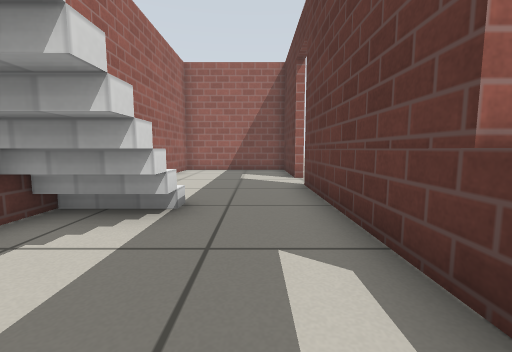
view 1 (above)

22 first-person views from a walk through a robot-simulator world made for Gazebo. The camera is 0.5 m above the floor, tilts 6° down and sees 90° across. The floor is counted in squares, 0.5 m on a side. Each view is taken from the middle of a square. On the plan, view 1 faces up. The plan holds only what a view shows up to about 11 squares ahead; the rest is blank. The place goes on beyond the plan. Simple patterns stand in for the simulator's built-in surfaces.

view 2
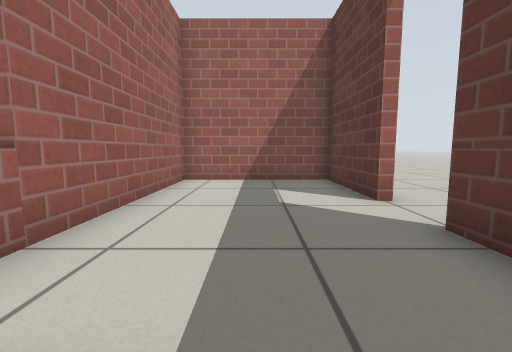

view 3
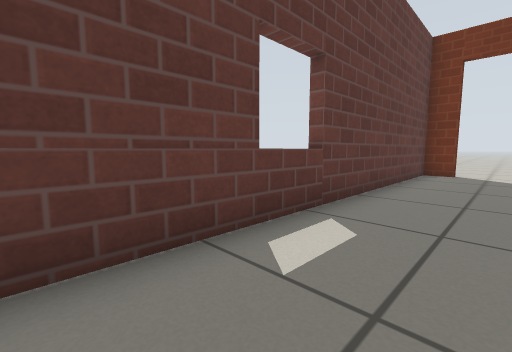

view 4
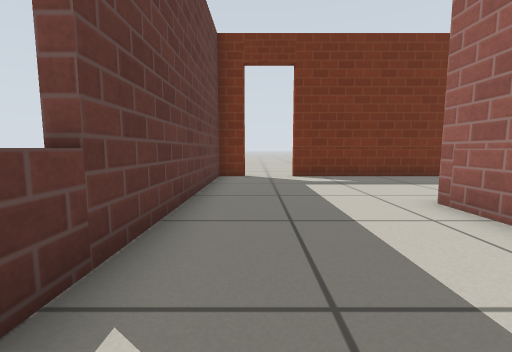

view 5
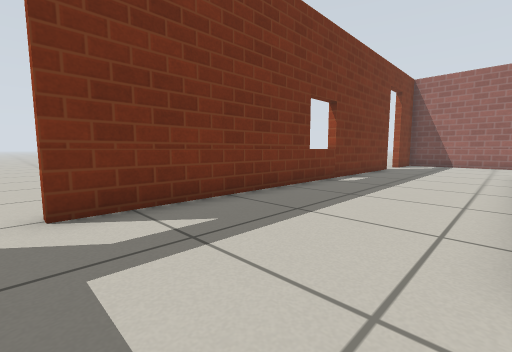

view 6
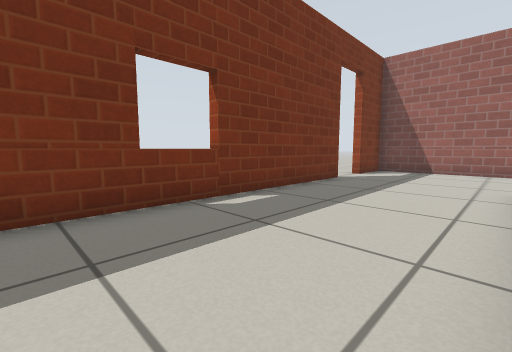

view 7
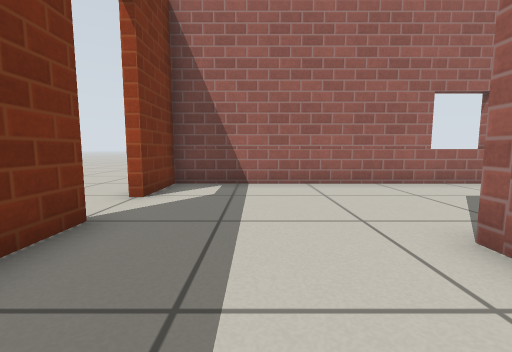

view 8
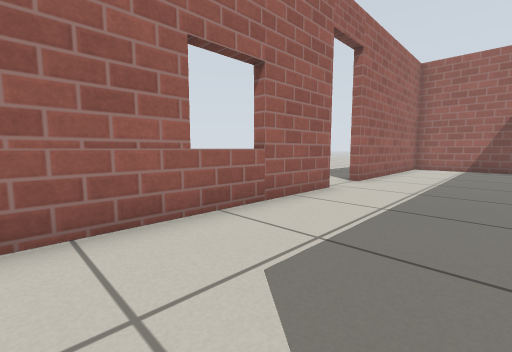

view 9
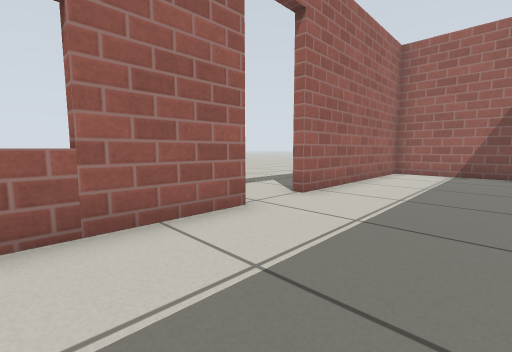

view 10
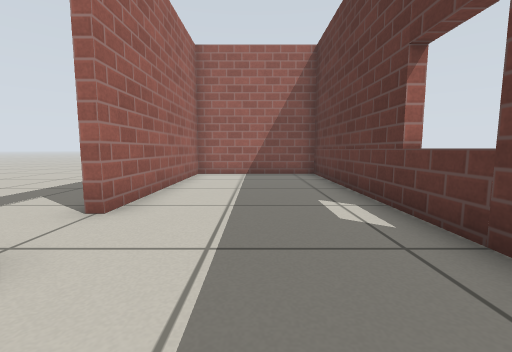

view 11
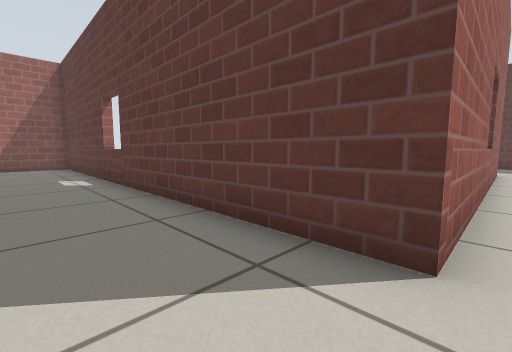

view 12
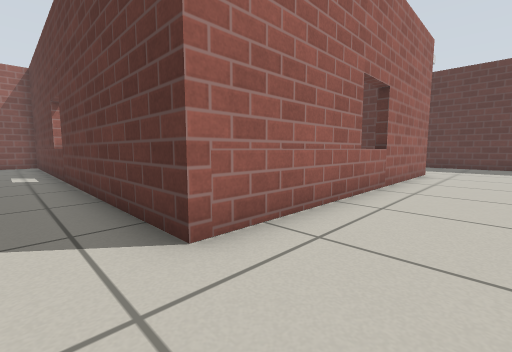

view 13
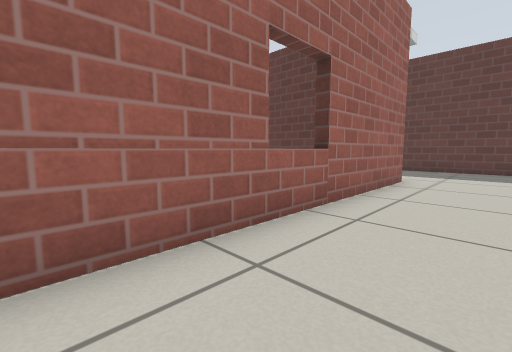

view 14
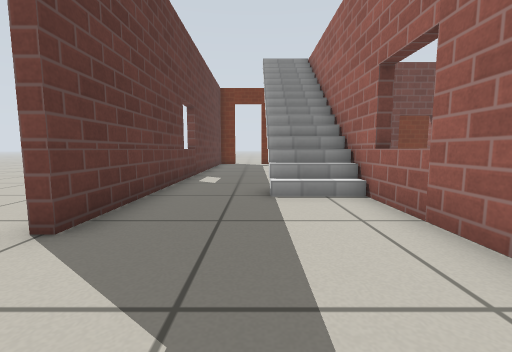

view 15
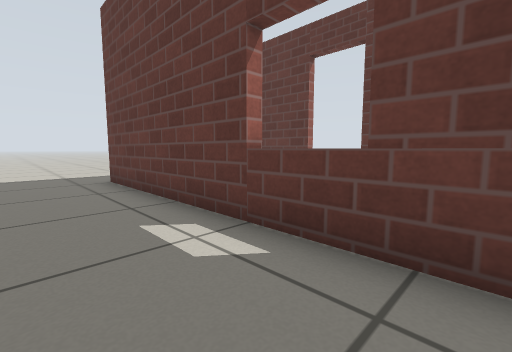

view 16
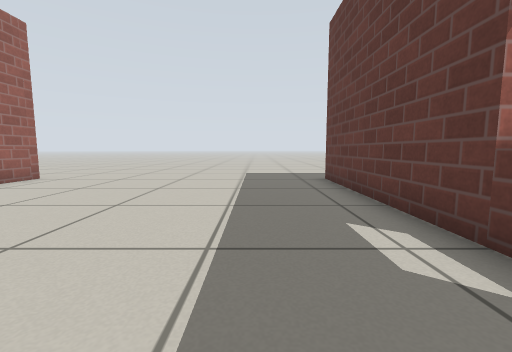

view 17
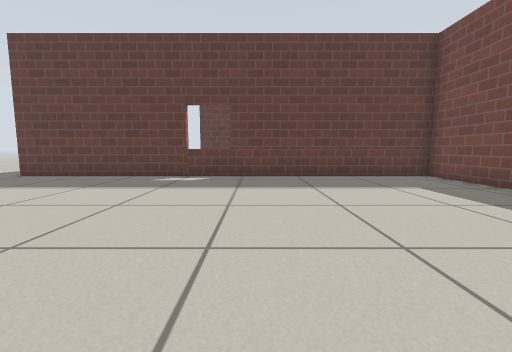

view 18
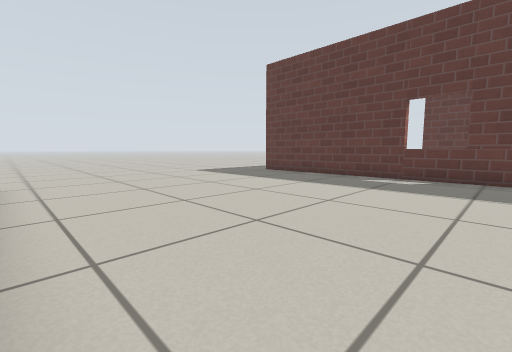

view 19
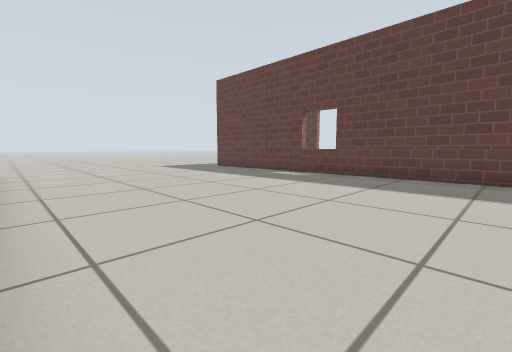

view 20
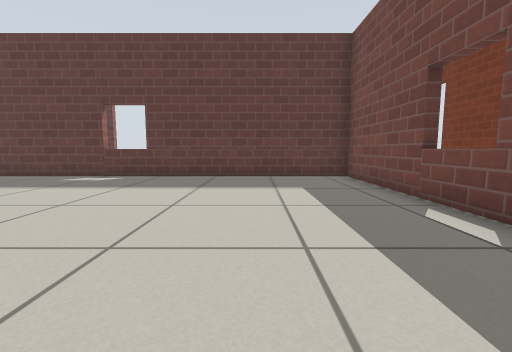

view 21
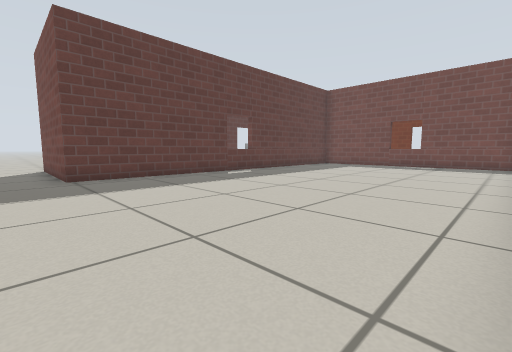

view 22
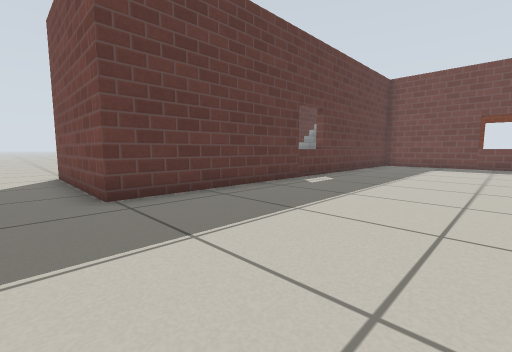

### Floor plan
Points are (right, up) in squares from view 1. A wall is a line through its corners. A room is listed if a view was taken in it or the views show most of it. See-through windows are left out.
Room 1 (views 1, 2, 3, 4, 5, 6, 7, 8, 9, 10, 11, 12, 13, 14)
walls: (-7.8, -2.8) (-7.8, -2.3); (-3.4, -1.3) (-3.4, -2.7) (-13.6, -2.7) (-13.6, 12.4) (-18.3, 12.4) (-18.3, 5.9); (-14.5, -7.3) (-1.4, -7.3); (-3.8, 4.9) (-3.3, 4.9); (-18.2, 1.6) (-18.7, 1.6); (-3.3, 6.5) (-3.8, 6.5); (1.3, -7.3) (1.3, 7.1); (-18.3, 4.1) (-18.3, -7.3) (-16.3, -7.3); (1.3, 8.9) (1.3, 12.4) (-3.4, 12.4) (-3.4, 0.4)
ways out: open door at (-18.5, 5); open door at (-15.5, -7.5); open door at (-0.5, -7.5); open door at (1.5, 8)
Room 2 (views 15, 16, 17, 18, 19, 20, 21, 22)
walls: (-13.2, 6.1) (-13.7, 6.1); (-13.3, 12.8) (-13.3, 11.3); (-9.8, -2.4) (-3.6, -2.4) (-3.6, 12.6) (1.7, 12.6)
ways out: opening at (-14, 14); opening at (2, 14)

Where each view was taken, in squares from view 1:
view 1: 0 up, 0 right, facing up
view 2: 4 up, 1 left, facing up
view 3: 4 up, 1 left, facing down-right
view 4: 2 up, 0 right, facing down
view 5: 3 down, 1 left, facing down-left
view 6: 3 down, 6 left, facing down-left
view 7: 5 down, 11 left, facing left
view 8: 2 down, 15 left, facing up-left
view 9: 1 up, 15 left, facing up-left
view 10: 2 up, 16 left, facing up
view 11: 3 down, 16 left, facing up-right
view 12: 5 down, 15 left, facing up-right
view 13: 5 down, 12 left, facing up-right
view 14: 10 up, 1 left, facing down
view 15: 4 up, 6 left, facing up-right
view 16: 4 up, 6 left, facing up
view 17: 4 up, 13 left, facing right
view 18: 4 up, 13 left, facing up-right
view 19: 0 up, 13 left, facing up-right
view 20: 1 up, 13 left, facing right
view 21: 14 up, 13 left, facing down-right
view 22: 14 up, 9 left, facing down-right
